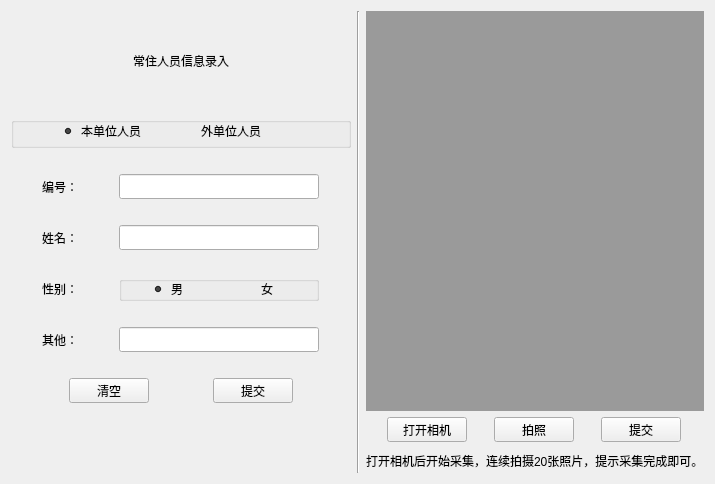
     <widget class="QWidget" name="insert">
      <property name="enabled">
       <bool>true</bool>
      </property>
      <property name="whatsThis">
       <string/>
      </property>
      <attribute name="title">
       <string>添加人员</string>
      </attribute>
      <attribute name="whatsThis">
       <string>1111111111</string>
      </attribute>
      <layout class="QGridLayout" name="gridLayout_2">
       <item row="0" column="0">
        <layout class="QHBoxLayout" name="horizontalLayout_8">
         <item>
          <layout class="QVBoxLayout" name="verticalLayout_2">
           <item>
            <widget class="QLabel" name="label_8">
             <property name="minimumSize">
              <size>
               <width>340</width>
               <height>100</height>
              </size>
             </property>
             <property name="styleSheet">
              <string notr="true">background-color:rgba(0,0,0,0);border-color:rgba(0,0,0,255);color: rgba(0, 0, 0,254);border-style:none;border-width:0px;border-radius:8px;font:25px &quot;方正小标宋简体&quot;;font-style:normal;font-weight: lighter;text-decoration:blink;</string>
             </property>
             <property name="text">
              <string>&lt;html&gt;&lt;head/&gt;&lt;body&gt;&lt;p align=&quot;center&quot;&gt;常住人员信息录入&lt;/p&gt;&lt;/body&gt;&lt;/html&gt;</string>
             </property>
            </widget>
           </item>
           <item>
            <layout class="QHBoxLayout" name="horizontalLayout">
             <item>
              <widget class="QGroupBox" name="groupBox_3">
               <property name="minimumSize">
                <size>
                 <width>0</width>
                 <height>30</height>
                </size>
               </property>
               <property name="title">
                <string/>
               </property>
               <widget class="QRadioButton" name="inputin">
                <property name="geometry">
                 <rect>
                  <x>50</x>
                  <y>5</y>
                  <width>109</width>
                  <height>18</height>
                 </rect>
                </property>
                <property name="styleSheet">
                 <string notr="true">background-color:rgba(0,0,0,0);border-color:rgba(0,0,0,255);color: rgba(0, 0, 0,254);border-style:none;border-width:0px;border-radius:8px;font:18px &quot;宋体&quot;;font-style:normal;font-weight: lighter;text-decoration:blink;</string>
                </property>
                <property name="text">
                 <string>本单位人员</string>
                </property>
                <property name="checked">
                 <bool>true</bool>
                </property>
               </widget>
               <widget class="QRadioButton" name="inputout">
                <property name="geometry">
                 <rect>
                  <x>170</x>
                  <y>5</y>
                  <width>160</width>
                  <height>18</height>
                 </rect>
                </property>
                <property name="styleSheet">
                 <string notr="true">background-color:rgba(0,0,0,0);border-color:rgba(0,0,0,255);color: rgba(0, 0, 0,254);border-style:none;border-width:0px;border-radius:8px;font:18px &quot;宋体&quot;;font-style:normal;font-weight: lighter;text-decoration:blink;</string>
                </property>
                <property name="text">
                 <string>外单位人员</string>
                </property>
               </widget>
              </widget>
             </item>
            </layout>
           </item>
           <item>
            <spacer name="verticalSpacer_4">
             <property name="orientation">
              <enum>Qt::Vertical</enum>
             </property>
             <property name="sizeType">
              <enum>QSizePolicy::Fixed</enum>
             </property>
             <property name="sizeHint" stdset="0">
              <size>
               <width>20</width>
               <height>20</height>
              </size>
             </property>
            </spacer>
           </item>
           <item>
            <layout class="QVBoxLayout" name="verticalLayout">
             <item>
              <layout class="QHBoxLayout" name="horizontalLayout_2">
               <item>
                <widget class="QLabel" name="num1">
                 <property name="minimumSize">
                  <size>
                   <width>40</width>
                   <height>25</height>
                  </size>
                 </property>
                 <property name="maximumSize">
                  <size>
                   <width>40</width>
                   <height>25</height>
                  </size>
                 </property>
                 <property name="text">
                  <string>编号：</string>
                 </property>
                </widget>
               </item>
               <item>
                <widget class="QLineEdit" name="num">
                 <property name="minimumSize">
                  <size>
                   <width>200</width>
                   <height>25</height>
                  </size>
                 </property>
                 <property name="maximumSize">
                  <size>
                   <width>200</width>
                   <height>25</height>
                  </size>
                 </property>
                </widget>
               </item>
              </layout>
             </item>
             <item>
              <spacer name="verticalSpacer">
               <property name="orientation">
                <enum>Qt::Vertical</enum>
               </property>
               <property name="sizeHint" stdset="0">
                <size>
                 <width>20</width>
                 <height>20</height>
                </size>
               </property>
              </spacer>
             </item>
             <item>
              <layout class="QHBoxLayout" name="horizontalLayout_3">
               <item>
                <widget class="QLabel" name="name1">
                 <property name="minimumSize">
                  <size>
                   <width>40</width>
                   <height>25</height>
                  </size>
                 </property>
                 <property name="maximumSize">
                  <size>
                   <width>40</width>
                   <height>25</height>
                  </size>
                 </property>
                 <property name="text">
                  <string>姓名：</string>
                 </property>
                </widget>
               </item>
               <item>
                <widget class="QLineEdit" name="name">
                 <property name="minimumSize">
                  <size>
                   <width>200</width>
                   <height>25</height>
                  </size>
                 </property>
                 <property name="maximumSize">
                  <size>
                   <width>200</width>
                   <height>25</height>
                  </size>
                 </property>
                </widget>
               </item>
              </layout>
             </item>
             <item>
              <spacer name="verticalSpacer_2">
               <property name="orientation">
                <enum>Qt::Vertical</enum>
               </property>
               <property name="sizeHint" stdset="0">
                <size>
                 <width>20</width>
                 <height>20</height>
                </size>
               </property>
              </spacer>
             </item>
             <item>
              <layout class="QHBoxLayout" name="horizontalLayout_4">
               <item>
                <widget class="QLabel" name="sex1">
                 <property name="minimumSize">
                  <size>
                   <width>40</width>
                   <height>25</height>
                  </size>
                 </property>
                 <property name="maximumSize">
                  <size>
                   <width>40</width>
                   <height>25</height>
                  </size>
                 </property>
                 <property name="text">
                  <string>性别：</string>
                 </property>
                </widget>
               </item>
               <item>
                <layout class="QHBoxLayout" name="horizontalLayout_32">
                 <item>
                  <widget class="QGroupBox" name="groupBox_2">
                   <property name="minimumSize">
                    <size>
                     <width>200</width>
                     <height>25</height>
                    </size>
                   </property>
                   <property name="maximumSize">
                    <size>
                     <width>200</width>
                     <height>25</height>
                    </size>
                   </property>
                   <property name="title">
                    <string/>
                   </property>
                   <widget class="QRadioButton" name="sex_man">
                    <property name="geometry">
                     <rect>
                      <x>32</x>
                      <y>4</y>
                      <width>100</width>
                      <height>18</height>
                     </rect>
                    </property>
                    <property name="minimumSize">
                     <size>
                      <width>100</width>
                      <height>0</height>
                     </size>
                    </property>
                    <property name="maximumSize">
                     <size>
                      <width>100</width>
                      <height>16777215</height>
                     </size>
                    </property>
                    <property name="styleSheet">
                     <string notr="true">background-color:rgba(0,0,0,0);border-color:rgba(0,0,0,255);color: rgba(0, 0, 0,254);border-style:none;border-width:0px;border-radius:8px;font:18px &quot;宋体&quot;;font-style:normal;font-weight: lighter;text-decoration:blink;</string>
                    </property>
                    <property name="text">
                     <string>男</string>
                    </property>
                    <property name="checked">
                     <bool>true</bool>
                    </property>
                   </widget>
                   <widget class="QRadioButton" name="sex_wo">
                    <property name="geometry">
                     <rect>
                      <x>122</x>
                      <y>4</y>
                      <width>100</width>
                      <height>18</height>
                     </rect>
                    </property>
                    <property name="minimumSize">
                     <size>
                      <width>100</width>
                      <height>0</height>
                     </size>
                    </property>
                    <property name="maximumSize">
                     <size>
                      <width>100</width>
                      <height>16777215</height>
                     </size>
                    </property>
                    <property name="styleSheet">
                     <string notr="true">background-color:rgba(0,0,0,0);border-color:rgba(0,0,0,255);color: rgba(0, 0, 0,254);border-style:none;border-width:0px;border-radius:8px;font:18px &quot;宋体&quot;;font-style:normal;font-weight: lighter;text-decoration:blink;</string>
                    </property>
                    <property name="text">
                     <string>女</string>
                    </property>
                   </widget>
                  </widget>
                 </item>
                </layout>
               </item>
              </layout>
             </item>
             <item>
              <spacer name="verticalSpacer_3">
               <property name="orientation">
                <enum>Qt::Vertical</enum>
               </property>
               <property name="sizeHint" stdset="0">
                <size>
                 <width>20</width>
                 <height>20</height>
                </size>
               </property>
              </spacer>
             </item>
             <item>
              <layout class="QHBoxLayout" name="horizontalLayout_5">
               <item>
                <widget class="QLabel" name="other1">
                 <property name="minimumSize">
                  <size>
                   <width>40</width>
                   <height>25</height>
                  </size>
                 </property>
                 <property name="maximumSize">
                  <size>
                   <width>40</width>
                   <height>25</height>
                  </size>
                 </property>
                 <property name="text">
                  <string>其他：</string>
                 </property>
                </widget>
               </item>
               <item>
                <widget class="QLineEdit" name="other">
                 <property name="minimumSize">
                  <size>
                   <width>200</width>
                   <height>25</height>
                  </size>
                 </property>
                 <property name="maximumSize">
                  <size>
                   <width>200</width>
                   <height>25</height>
                  </size>
                 </property>
                </widget>
               </item>
              </layout>
             </item>
            </layout>
           </item>
           <item>
            <spacer name="verticalSpacer_5">
             <property name="orientation">
              <enum>Qt::Vertical</enum>
             </property>
             <property name="sizeType">
              <enum>QSizePolicy::Fixed</enum>
             </property>
             <property name="sizeHint" stdset="0">
              <size>
               <width>20</width>
               <height>20</height>
              </size>
             </property>
            </spacer>
           </item>
           <item>
            <layout class="QHBoxLayout" name="horizontalLayout_6">
             <item>
              <widget class="QPushButton" name="cancel">
               <property name="minimumSize">
                <size>
                 <width>80</width>
                 <height>25</height>
                </size>
               </property>
               <property name="maximumSize">
                <size>
                 <width>80</width>
                 <height>25</height>
                </size>
               </property>
               <property name="text">
                <string>清空</string>
               </property>
              </widget>
             </item>
             <item>
              <widget class="QPushButton" name="commit">
               <property name="minimumSize">
                <size>
                 <width>80</width>
                 <height>25</height>
                </size>
               </property>
               <property name="maximumSize">
                <size>
                 <width>80</width>
                 <height>25</height>
                </size>
               </property>
               <property name="text">
                <string>提交</string>
               </property>
              </widget>
             </item>
            </layout>
           </item>
           <item>
            <spacer name="verticalSpacer_6">
             <property name="orientation">
              <enum>Qt::Vertical</enum>
             </property>
             <property name="sizeHint" stdset="0">
              <size>
               <width>20</width>
               <height>20</height>
              </size>
             </property>
            </spacer>
           </item>
          </layout>
         </item>
         <item>
          <widget class="Line" name="line">
           <property name="orientation">
            <enum>Qt::Vertical</enum>
           </property>
          </widget>
         </item>
         <item>
          <layout class="QVBoxLayout" name="verticalLayout_3">
           <item>
            <widget class="QLabel" name="label">
             <property name="minimumSize">
              <size>
               <width>330</width>
               <height>400</height>
              </size>
             </property>
             <property name="styleSheet">
              <string notr="true">background-color:rgba(0,0,0,91);</string>
             </property>
             <property name="text">
              <string/>
             </property>
            </widget>
           </item>
           <item>
            <layout class="QHBoxLayout" name="horizontalLayout_7">
             <item>
              <widget class="QPushButton" name="start">
               <property name="minimumSize">
                <size>
                 <width>80</width>
                 <height>25</height>
                </size>
               </property>
               <property name="maximumSize">
                <size>
                 <width>80</width>
                 <height>25</height>
                </size>
               </property>
               <property name="text">
                <string>打开相机</string>
               </property>
              </widget>
             </item>
             <item>
              <widget class="QPushButton" name="start_2">
               <property name="minimumSize">
                <size>
                 <width>80</width>
                 <height>25</height>
                </size>
               </property>
               <property name="maximumSize">
                <size>
                 <width>80</width>
                 <height>25</height>
                </size>
               </property>
               <property name="text">
                <string>拍照</string>
               </property>
              </widget>
             </item>
             <item>
              <widget class="QPushButton" name="start_3">
               <property name="minimumSize">
                <size>
                 <width>80</width>
                 <height>25</height>
                </size>
               </property>
               <property name="maximumSize">
                <size>
                 <width>80</width>
                 <height>25</height>
                </size>
               </property>
               <property name="text">
                <string>提交</string>
               </property>
              </widget>
             </item>
            </layout>
           </item>
           <item>
            <widget class="QLabel" name="label_2">
             <property name="minimumSize">
              <size>
               <width>300</width>
               <height>25</height>
              </size>
             </property>
             <property name="maximumSize">
              <size>
               <width>16777215</width>
               <height>25</height>
              </size>
             </property>
             <property name="text">
              <string>打开相机后开始采集，连续拍摄20张照片，提示采集完成即可。</string>
             </property>
            </widget>
           </item>
          </layout>
         </item>
        </layout>
       </item>
      </layout>
     </widget>
